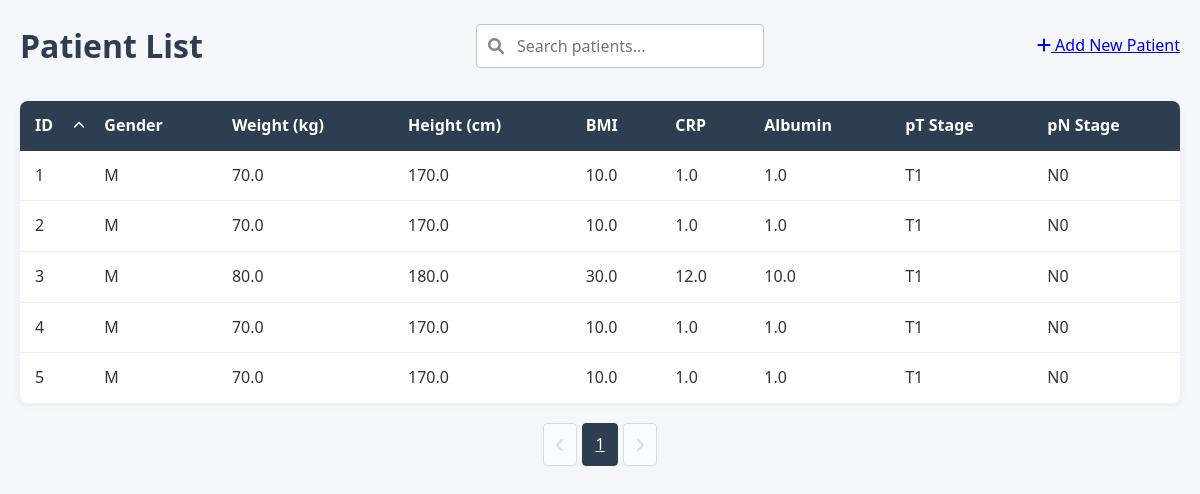
Before: / with the older database file.
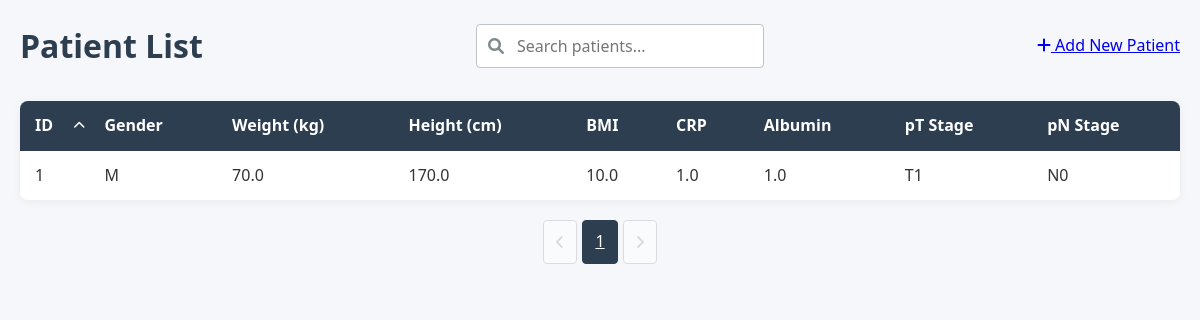
After: the same page with the newer database file.
### models.py (models this page shows, shortened)
class Patient(db.Model):
    id = db.Column(db.Integer, primary_key=True)
    gender = db.Column(db.String(1), nullable=False)        # 'M' lub 'K'
    weight = db.Column(db.Float, nullable=False)            # waga w kg (wartości numeryczne)
    height = db.Column(db.Float, nullable=False)            # wzrost w cm (wartości numeryczne)
    bmi = db.Column(db.Float, nullable=False)               # BMI (wartości numeryczne)
    CRP = db.Column(db.Float, nullable=False)               # CRP (wartości numeryczne)
    Alb = db.Column(db.Float, nullable=False)               # Alb (wartości numeryczne)
    WCC = db.Column(db.Float, nullable=False)               # WCC (wartości numeryczne)
    NEU = db.Column(db.Float, nullable=False)               # NEU (wartości numeryczne)
    total_protein = db.Column(db.Float, nullable=False)     # białko całkowite (wartości numeryczne)
    pT = db.Column(db.String(10), nullable=False)           # stadium T (wartości kategoryczne)
    pN = db.Column(db.String(10), nullable=False)           # stadium N (wartości kategoryczne)
    pM = db.Column(db.String(10), nullable=False)           # stadium M (wartości kategoryczne)
    PNI = db.Column(db.Integer, nullable=False)             # PNI (wartości numeryczne 0-1)
    GRADING = db.Column(db.String(10), nullable=False)      # stopień zróżnicowania (wartości kategoryczne)
    Lauren = db.Column(db.String(10), nullable=False)       # typ Lauren (wartości kategoryczne)
    CTH_preop = db.Column(db.String(10), nullable=False)    # chemioterapia przedoperacyjna (wartości kategoryczne)
    cycles_number = db.Column(db.Integer, nullable=False)   # liczba cykli chemioterapii (wartości numeryczne)
    predictions = db.relationship('Prediction', backref='patient', lazy=True)

### app.py (the view, shortened to what this page needs)
    @app.route('/')
    def index():
        search_query = request.args.get('search', '')
        page = request.args.get('page', 1, type=int)
        per_page = 10
        sort_by = request.args.get('sort', 'id')  # Default sort by ID
        sort_order = request.args.get('order', 'asc')  # Default ascending
        base_query = Patient.query
        if sort_by == 'weight':
            sort_column = Patient.weight
        elif sort_by == 'height':
            sort_column = Patient.height
        elif sort_by == 'bmi':
            sort_column = Patient.bmi
        elif sort_by == 'CRP':
            sort_column = Patient.CRP
        elif sort_by == 'Alb':
            sort_column = Patient.Alb
        elif sort_by == 'pT':
            sort_column = Patient.pT
        elif sort_by == 'pN':
            sort_column = Patient.pN
        elif sort_by == 'id':
            sort_column = Patient.id
        else:  # Default case
            sort_column = Patient.id
        if sort_order == 'desc':
            patients = base_query.order_by(sort_column.desc())
        else:
            patients = base_query.order_by(sort_column.asc())
        patients = patients.paginate(page=page, per_page=per_page)
        return render_template('index.html',
                            patients=patients,
                            search_query=search_query,
                            sort_by=sort_by,
                            sort_order=sort_order)

### templates/index.html (shortened to what this page needs)
{% extends "base.html" %}
{% block content %}
<header>
    <h1>Patient List</h1>
    <div class="search-container">
        <i class="fas fa-search"></i>
        <form method="get" action="{{ url_for('index') }}">
            <input type="text" name="search" placeholder="Search patients..."
                   value="{{ search_query }}" id="searchInput">
        </form>
    </div>
    <div class="actions">
        <a href="{{ url_for('new_patient') }}" class="btn-add">
            <i class="fas fa-plus"></i> Add New Patient
        </a>
    </div>
</header>
<div class="patient-table-container">
    <table class="patient-table">
        <thead>
            <tr>
                <th class="sortable {% if sort_by == 'id' %}sorted-{{ sort_order }}{% endif %}"
                    data-sort="id">
                    ID {% if sort_by == 'id' %}
                        <i class="fas fa-chevron-{% if sort_order == 'asc' %}up{% else %}down{% endif %}"></i>
                    {% endif %}
                </th>
                <th>Gender</th>
                <th>Weight (kg)</th>
                <th>Height (cm)</th>
                <th>BMI</th>
                <th>CRP</th>
                <th>Albumin</th>
                <th>pT Stage</th>
                <th>pN Stage</th>
            </tr>
        </thead>
        <tbody>
            {% for patient in patients.items %}
            <tr class="patient-row" onclick="window.location='{{ url_for('patient_detail', patient_id=patient.id) }}'">
                <td>{{ patient.id }}</td>
                <td>{{ patient.gender }}</td>
                <td>{{ patient.weight }}</td>
                <td>{{ patient.height }}</td>
                <td>{{ patient.bmi }}</td>
                <td>{{ patient.CRP }}</td>
                <td>{{ patient.Alb }}</td>
                <td>{{ patient.pT }}</td>
                <td>{{ patient.pN }}</td>
            </tr>
            {% endfor %}
        </tbody>
    </table>
</div>
<div class="pagination">
    {% if patients.has_prev %}
        <a href="{{ url_for('index', page=patients.prev_num, search=search_query) }}"
           class="pagination-button">
            <i class="fas fa-chevron-left"></i>
        </a>
    {% else %}
        <button class="pagination-button" disabled>
            <i class="fas fa-chevron-left"></i>
        </button>
    {% endif %}
    {% for page_num in patients.iter_pages() %}
        {% if page_num %}
            <a href="{{ url_for('index', page=page_num, search=search_query) }}"
               class="pagination-button {% if page_num == patients.page %}active{% endif %}">
                {{ page_num }}
            </a>
        {% else %}
            <span class="pagination-ellipsis">...</span>
        {% endif %}
    {% endfor %}
    {% if patients.has_next %}
        <a href="{{ url_for('index', page=patients.next_num, search=search_query) }}"
           class="pagination-button">
            <i class="fas fa-chevron-right"></i>
        </a>
    {% else %}
        <button class="pagination-button" disabled>
            <i class="fas fa-chevron-right"></i>
        </button>
    {% endif %}
</div>
{% endblock %}

### templates/base.html (shortened to what this page needs)
<!DOCTYPE html>
<html lang="en">
<head>
    <link rel="stylesheet" href="{{ url_for('static', filename='css/styles.css') }}">
    <link rel="stylesheet" href="https://cdnjs.cloudflare.com/ajax/libs/font-awesome/6.0.0/css/all.min.css">
</head>
<body>
    <div class="container">
        {% block content %}{% endblock %}
    </div>
</body>
</html>

### static/css/styles.css (style rules this page uses)
:root { --primary-color: #2c3e50; --secondary-color: #3498db; --accent-color: #e74c3c; --light-gray: #ecf0f1; --medium-gray: #bdc3c7; --dark-gray: #7f8c8d; --success-color: #2ecc71; --warning-color: #f39c12; --danger-color: #e74c3c; }
* { margin: 0; padding: 0; box-sizing: border-box; font-family: 'Segoe UI', Tahoma, Geneva, Verdana, sans-serif; }
body { background-color: #f5f7fa; color: #333; line-height: 1.6; }
.container { max-width: 1200px; margin: 0 auto; padding: 20px; }
header { margin-bottom: 30px; display: flex; justify-content: space-between; align-items: center; flex-wrap: wrap; gap: 20px; }
h1 { color: var(--primary-color); font-weight: 600; }
.search-container { position: relative; min-width: 250px; }
.search-container i { position: absolute; left: 12px; top: 50%; transform: translateY(-50%); color: var(--dark-gray); }
.search-container input { width: 100%; padding: 10px 15px 10px 40px; border: 1px solid var(--medium-gray); border-radius: 4px; font-size: 16px; transition: border-color 0.3s; }
.patient-table-container { background: white; border-radius: 8px; box-shadow: 0 2px 10px rgba(0, 0, 0, 0.05); overflow: hidden; margin-bottom: 20px; }
.patient-table { width: 100%; border-collapse: collapse; }
.patient-table th { background-color: var(--primary-color); color: white; padding: 12px 15px; text-align: left; }
.patient-table td { padding: 12px 15px; border-bottom: 1px solid var(--light-gray); }
.patient-table tr:last-child td { border-bottom: none; }
.patient-row { transition: background-color 0.2s; cursor: pointer; }
.pagination { display: flex; justify-content: center; gap: 5px; margin-top: 20px; }
.pagination-button { padding: 8px 12px; border: 1px solid var(--medium-gray); background: white; border-radius: 4px; cursor: pointer; transition: all 0.2s; }
.pagination-button.active { background: var(--primary-color); color: white; border-color: var(--primary-color); }
.pagination-button:disabled { opacity: 0.5; cursor: not-allowed; }
.sortable { cursor: pointer; position: relative; padding-right: 20px; transition: background-color 0.2s; }
.sortable i { position: absolute; right: 5px; top: 50%; transform: translateY(-50%); font-size: 12px; }
.sorted-asc { background-color: rgba(52, 152, 219, 0.1); }

Changed rows visible on the page:
removed Patient: id "2", gender "M", weight "70.0", height "170.0", bmi "10.0", CRP "1.0", Alb "1.0", pT "T1", pN "N0"
removed Patient: id "3", gender "M", weight "80.0", height "180.0", bmi "30.0", CRP "12.0", Alb "10.0", pT "T1", pN "N0"
removed Patient: id "4", gender "M", weight "70.0", height "170.0", bmi "10.0", CRP "1.0", Alb "1.0", pT "T1", pN "N0"
removed Patient: id "5", gender "M", weight "70.0", height "170.0", bmi "10.0", CRP "1.0", Alb "1.0", pT "T1", pN "N0"
